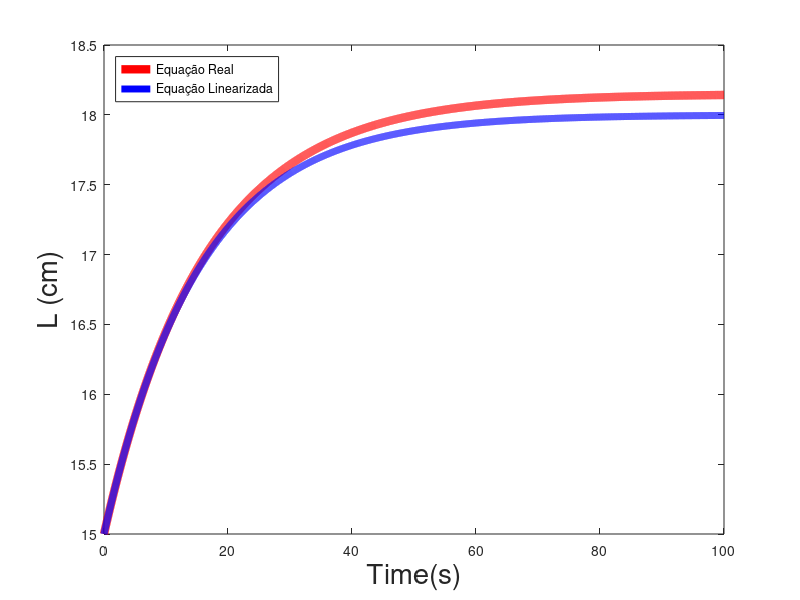

The MATLAB source for this figure: (Note: this script raises an error after producing the figure.)
d_tanque = 4.445;
d_1 = 0.47625;

h = 25;
L_0 = 15;

g = 980;

A = (pi*d_tanque^2)/4;
A_1 = (pi*d_1^2)/4;

alpha = (A_1/A)*sqrt(g/(2*L_0));

beta = 1/A;

% N = 1000;

t = linspace(0, 100, 10000);
N = length(t);
dt = t(2) - t(1);

L_real = zeros(N, 1);
L_real(1) = L_0;
d_L = L_real;
d_L(1) = L_real(1) - L_0;


% V_p = 10*ones(N, 1);
K_m = 4;
% F_in = K_m*V_p;

F_0 = A_1*sqrt(2*g*L_0);

V_0 = F_0/K_m;
    
% F_in = 33*ones(N, 1);
F_in = 1.1*F_0*ones(N, 1);
delta_F_in = F_in - F_0;
% F_in(t > 10) = F_0 * 1.1;

for i = 1:N-1 
   L_real(i+1) = L_real(i) + (dt/A)*( F_in(i) - (A_1)*sqrt(2*g*L_real(i)));   
   d_L(i+1) = d_L(i) + dt*(-alpha*d_L(i) + beta*delta_F_in(i));
end



fontesize = 20;

figure()
% plot(t, L_real-L_0, 'r', 'LineWidth', 4); hold on;
% plot(t, d_L, 'b', 'LineWidth', 3);
plot(t, L_real, 'r', 'LineWidth', 6); hold on;
plot(t, L_0+d_L, 'b', 'LineWidth', 5);
% ylim([min(L_real) 1.5*max(L_real)])
xlabel('Time(s)', 'FontSize', fontesize);
ylabel('L (cm)', 'FontSize', fontesize);
legend('Equação Real', 'Equação Linearizada', 'Location', 'NorthWest');

ax = gca;
ax.FontSize = fontesize;
grid on;

% %%
% figure()
% plot(t, F_in, 'c', 'LineWidth', 4); hold on;
% xlabel('Time(s)');
% title('Vazão de Entrada');
% grid on;
